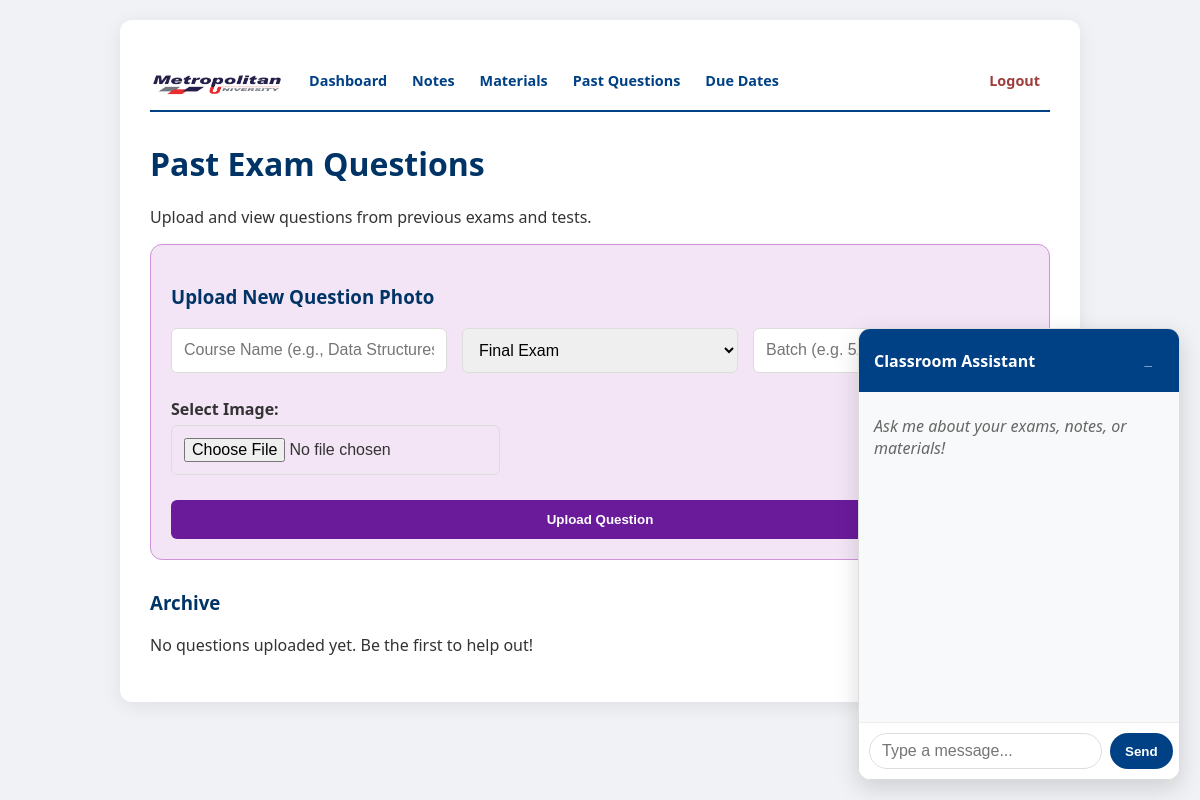
/past_questions.php (signed in), run on an earlier commit of the app's database.
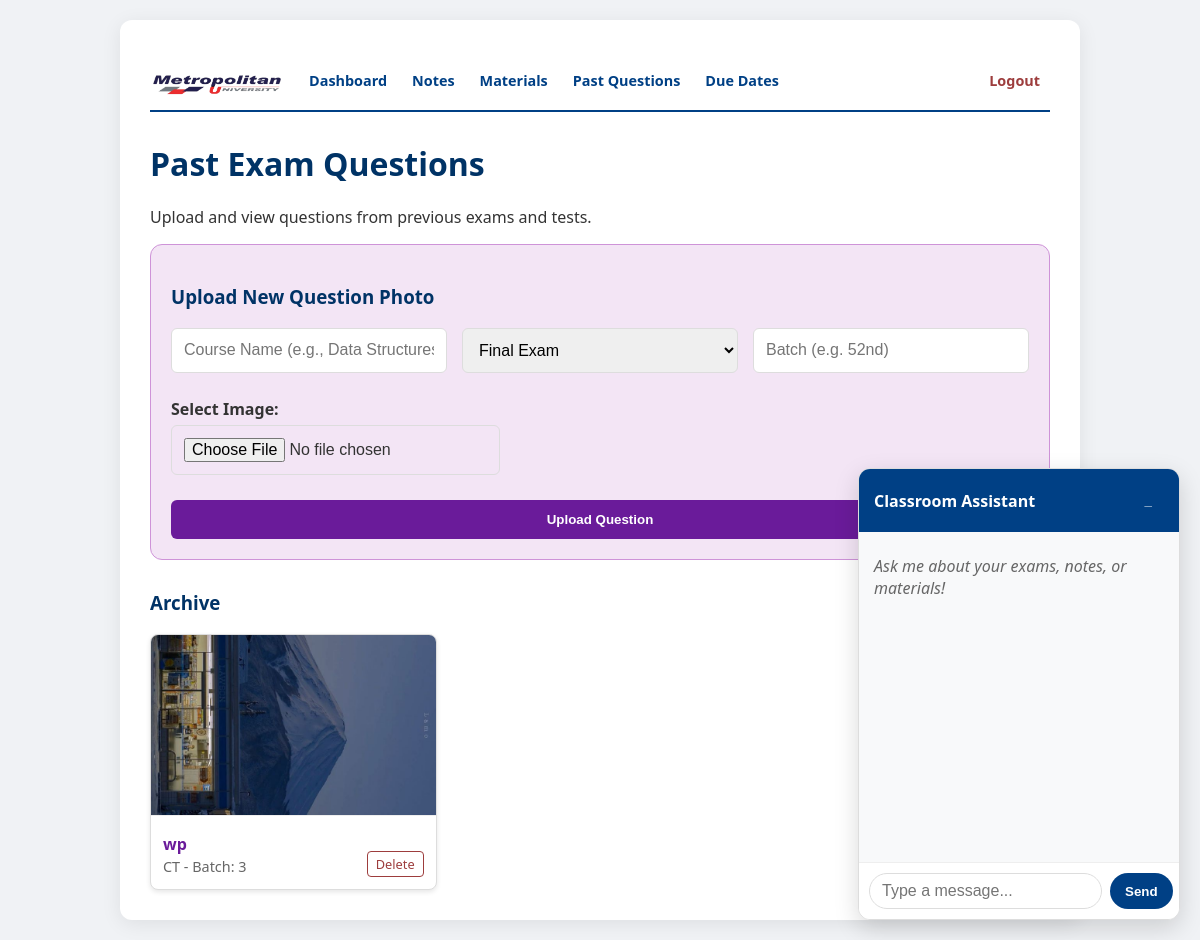
And on a later commit of the database.
### tables this page shows
CREATE TABLE "past_questions" (
    id INTEGER PRIMARY KEY AUTOINCREMENT,
    course_name TEXT NOT NULL,
    exam_type TEXT NOT NULL,
    batch TEXT NOT NULL,
    image_path TEXT NOT NULL,
    created_at DATETIME DEFAULT CURRENT_TIMESTAMP
);

### past_questions.php (the view, shortened to what this page needs)
<?php
require_once 'includes/db.php';
$questions = $db->query("SELECT * FROM past_questions ORDER BY batch DESC, created_at DESC")->fetchAll();
?>
<?php include 'includes/header.php'; ?>
<h1>Past Exam Questions</h1>
<p>Upload and view questions from previous exams and tests.</p>
<div style="background: #f3e5f5; padding: 20px; border: 1px solid #ce93d8; border-radius: 12px; margin-bottom: 30px;">
    <h3>Upload New Question Photo</h3>
    <form method="POST" enctype="multipart/form-data">
        <div style="display: grid; grid-template-columns: 1fr 1fr 1fr; gap: 15px; margin-bottom: 15px;">
            <input type="text" name="course_name" placeholder="Course Name (e.g., Data Structures)" required>
            <select name="exam_type" required>
                <option value="Final Exam">Final Exam</option>
            </select>
            <input type="text" name="batch" placeholder="Batch (e.g. 52nd)" required>
        </div>
        <div style="margin-bottom: 15px;">
            <label style="display: block; margin-bottom: 5px; font-weight: bold;">Select Image:</label>
            <input type="file" name="question_image" accept="image/*" required>
        </div>
        <button type="submit" style="background-color: #6a1b9a;">Upload Question</button>
    </form>
</div>
<h3>Archive</h3>
<?php if (empty($questions)): ?>
    <p>No questions uploaded yet. Be the first to help out!</p>
<?php else: ?>
    <div style="display: grid; grid-template-columns: repeat(auto-fill, minmax(250px, 1fr)); gap: 20px;">
        <?php foreach ($questions as $q): ?>
            <div style="background: white; border: 1px solid #ddd; border-radius: 8px; overflow: hidden; box-shadow: 0 2px 5px rgba(0,0,0,0.1);">
                <a href="<?php echo $q['image_path']; ?>" target="_blank">
                    <img src="<?php echo $q['image_path']; ?>" alt="Question Image" style="width: 100%; height: 180px; object-fit: cover; border-bottom: 1px solid #eee;">
                </a>
                <div style="padding: 12px; display: flex; justify-content: space-between; align-items: flex-end;">
                    <div>
                        <strong style="display: block; color: #6a1b9a;"><?php echo htmlspecialchars($q['course_name']); ?></strong>
                        <span style="font-size: 0.9em; color: #666;"><?php echo htmlspecialchars($q['exam_type']); ?> - Batch: <?php echo htmlspecialchars($q['batch']); ?></span>
                    </div>
                    <a href="past_questions.php?delete=<?php echo $q['id']; ?>"
                       onclick="return confirm('Are you sure you want to delete this question?')"
                       style="color: #9d3d3d; text-decoration: none; font-size: 0.8em; border: 1px solid #9d3d3d; padding: 3px 8px; border-radius: 4px;">Delete</a>
                </div>
            </div>
        <?php endforeach; ?>
    </div>
<?php endif; ?>
<?php include 'includes/footer.php'; ?>

What changed in the data, as far as the page shows it:
added past_questions: image_path (picture), course_name "wp", exam_type "CT", batch "3"
Also different on the page:
text no longer shown: "No questions uploaded yet. Be the first to help out!"
